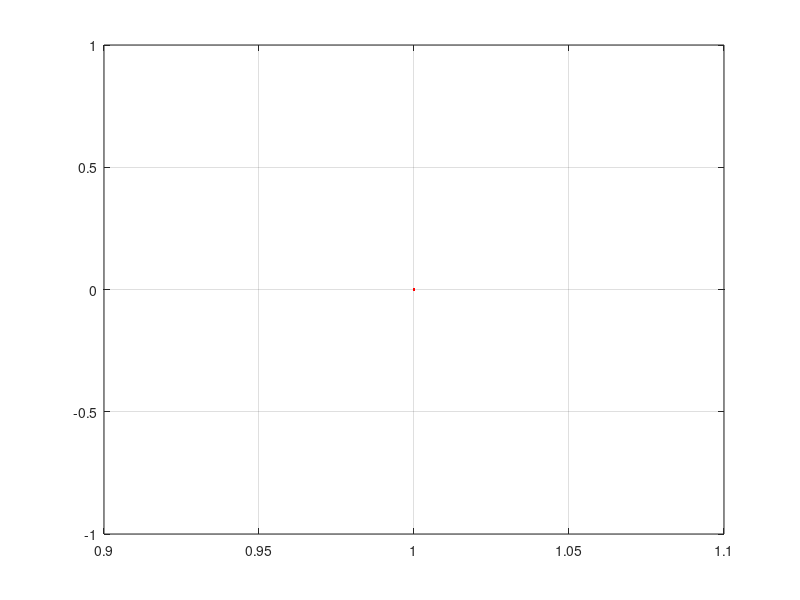

Source code (MATLAB): (Note: this script raises an error after producing the figure.)
clear all; close all; clc
FS = 12;
%% 
X = [];
mat = dir('*.mat'); 
for q = 1:length(mat)
    load(mat(q).name);
    X = [Spikes;X];
end
%% WHT
x = X';
y = fwht(x);
y = abs(y);
E = sum(y,2);
E = sort(E,'descend');
figure,
plot(1:length(E),E,'LineWidth',2,'Color','red')
grid on
hold on
%% Sym 4
clear y
J = 1;
filt = 'sym4';
for i=1:length(x)
IC1 = wavedec(x(:,i), J,filt); 
y(:,i) = sort(abs(IC1),'descend');
end
E = sum(y,2);
plot(1:length(E),E,'LineWidth',2,'Color','blue')
legend('WHT @ 10 kHz','Sym4 @ 10 kHz','fontsize',FS)
xlabel('Sorted Coefficinet')
ylabel('Total Per-Sample Energy')
a = get(gca,'XTickLabel');

set(gca,'XTickLabel',a,'fontsize',FS)
